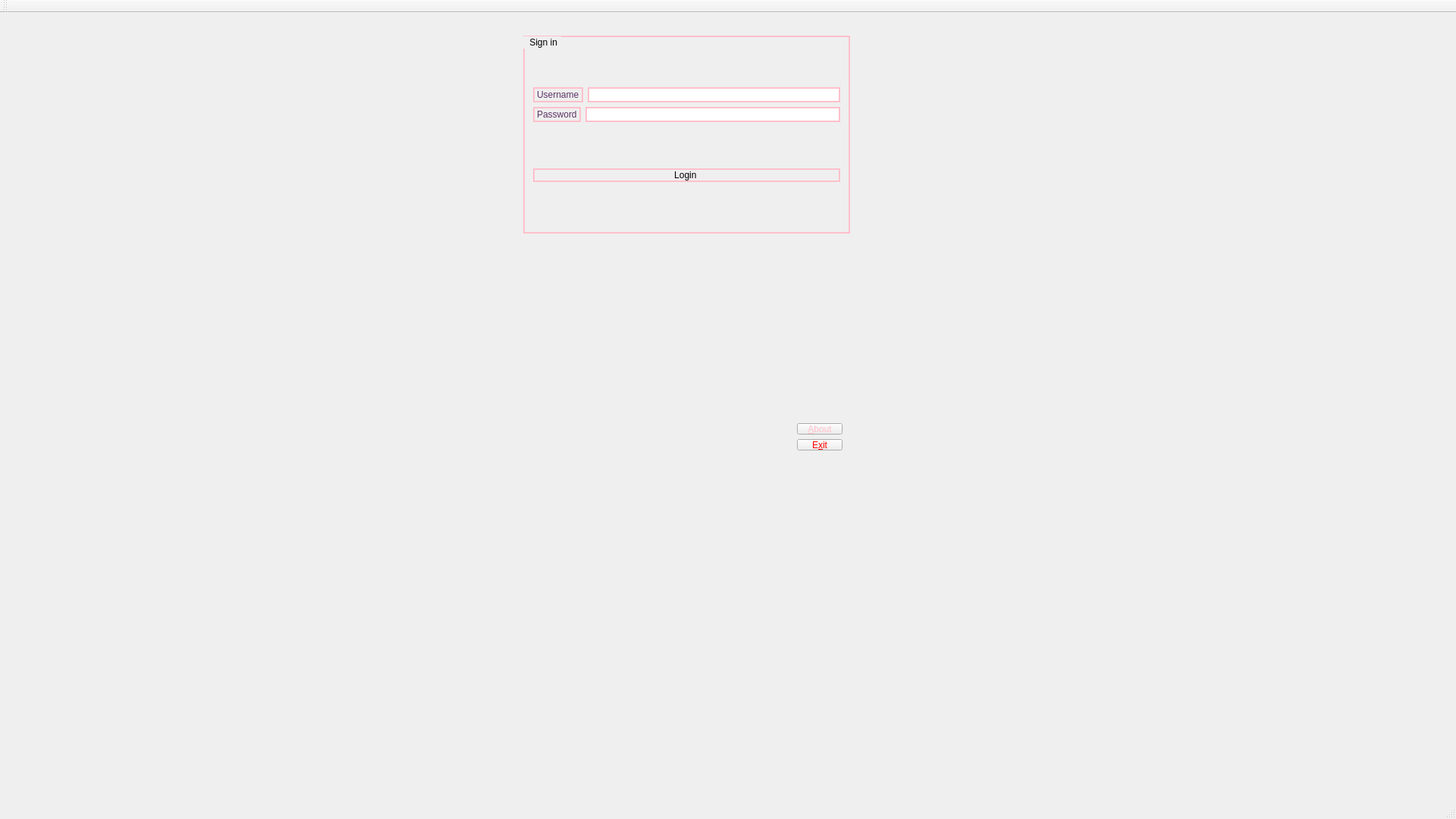
<?xml version="1.0" encoding="UTF-8"?>
<ui version="4.0">
 <class>MainWindow</class>
 <widget class="QMainWindow" name="MainWindow">
  <property name="enabled">
   <bool>true</bool>
  </property>
  <property name="geometry">
   <rect>
    <x>0</x>
    <y>0</y>
    <width>1920</width>
    <height>1080</height>
   </rect>
  </property>
  <property name="windowTitle">
   <string>MainWindow</string>
  </property>
  <widget class="QWidget" name="centralWidget">
   <widget class="QGroupBox" name="groupBox">
    <property name="geometry">
     <rect>
      <x>690</x>
      <y>30</y>
      <width>431</width>
      <height>261</height>
     </rect>
    </property>
    <property name="styleSheet">
     <string notr="true">border-width:2px; border-style : solid; border-color: pink;</string>
    </property>
    <property name="title">
     <string>  Sign in </string>
    </property>
    <layout class="QGridLayout" name="gridLayout">
     <item row="0" column="0">
      <layout class="QVBoxLayout" name="verticalLayout">
       <item>
        <layout class="QHBoxLayout" name="horizontalLayout_2">
         <item>
          <widget class="QLabel" name="label">
           <property name="styleSheet">
            <string notr="true">border-width:2px; border-style : solid; border-color: pink;</string>
           </property>
           <property name="text">
            <string>&lt;html&gt;&lt;head/&gt;&lt;body&gt;&lt;p&gt;&lt;span style=&quot; color:#5c3566;&quot;&gt;Username&lt;/span&gt;&lt;/p&gt;&lt;/body&gt;&lt;/html&gt;</string>
           </property>
           <property name="buddy">
            <cstring>lineEdit_username</cstring>
           </property>
          </widget>
         </item>
         <item>
          <widget class="QLineEdit" name="lineEdit_username"/>
         </item>
        </layout>
       </item>
       <item>
        <layout class="QHBoxLayout" name="horizontalLayout">
         <item>
          <widget class="QLabel" name="label_2">
           <property name="text">
            <string>&lt;html&gt;&lt;head/&gt;&lt;body&gt;&lt;p&gt;&lt;span style=&quot; color:#5c3566;&quot;&gt;Password&lt;/span&gt;&lt;/p&gt;&lt;/body&gt;&lt;/html&gt;</string>
           </property>
           <property name="buddy">
            <cstring>lineEdit_password</cstring>
           </property>
          </widget>
         </item>
         <item>
          <widget class="QLineEdit" name="lineEdit_password">
           <property name="echoMode">
            <enum>QLineEdit::Password</enum>
           </property>
          </widget>
         </item>
        </layout>
       </item>
      </layout>
     </item>
     <item row="1" column="0">
      <widget class="QPushButton" name="pushButton_login">
       <property name="text">
        <string>Login </string>
       </property>
      </widget>
     </item>
    </layout>
   </widget>
   <widget class="QWidget" name="layoutWidget">
    <property name="geometry">
     <rect>
      <x>1040</x>
      <y>530</y>
      <width>82</width>
      <height>58</height>
     </rect>
    </property>
    <layout class="QVBoxLayout" name="verticalLayout_2">
     <item>
      <widget class="QPushButton" name="pushButton">
       <property name="styleSheet">
        <string notr="true">color:pink; </string>
       </property>
       <property name="text">
        <string>&amp;About</string>
       </property>
      </widget>
     </item>
     <item>
      <widget class="QPushButton" name="pushButton_2">
       <property name="styleSheet">
        <string notr="true">color:red;</string>
       </property>
       <property name="text">
        <string>E&amp;xit</string>
       </property>
      </widget>
     </item>
    </layout>
   </widget>
   <widget class="QLabel" name="label_pic">
    <property name="geometry">
     <rect>
      <x>30</x>
      <y>30</y>
      <width>631</width>
      <height>421</height>
     </rect>
    </property>
    <property name="text">
     <string/>
    </property>
   </widget>
  </widget>
  <widget class="QMenuBar" name="menuBar">
   <property name="geometry">
    <rect>
     <x>0</x>
     <y>0</y>
     <width>1920</width>
     <height>22</height>
    </rect>
   </property>
  </widget>
  <widget class="QToolBar" name="mainToolBar">
   <attribute name="toolBarArea">
    <enum>TopToolBarArea</enum>
   </attribute>
   <attribute name="toolBarBreak">
    <bool>false</bool>
   </attribute>
  </widget>
  <widget class="QStatusBar" name="statusBar"/>
 </widget>
 <layoutdefault spacing="6" margin="11"/>
 <resources/>
 <connections/>
</ui>
